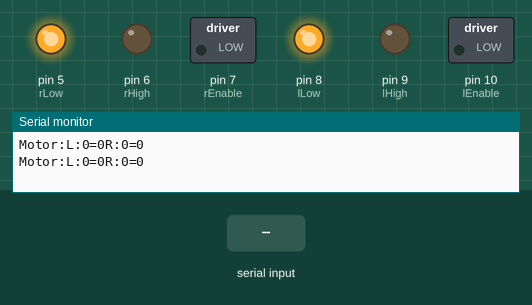
A sketch run on a simulated Arduino Uno, built with avr-gcc and run on an emulated ATmega328P. Shown: switched loads named in the sketch (green lamp = pin HIGH), output pins drawn as LEDs (lit = HIGH), the last lines printed to the serial monitor. The test bench sets the inputs (shaded band).

Above: at 1.5 s.
1.6 s: "C2|" received over Serial
At 4.2 s:
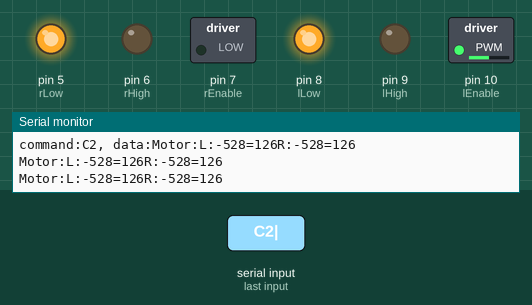
4.5 s: "C3|" received over Serial
At 6.3 s:
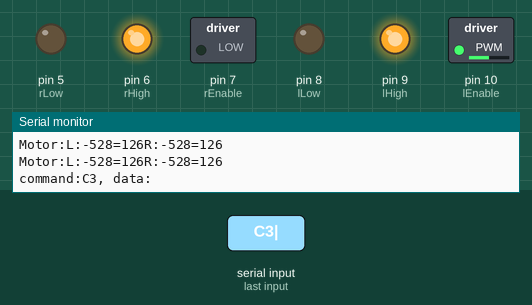
Timing chart, 0 to 7.8 s (numbered marks = the images above; inputs shaded):
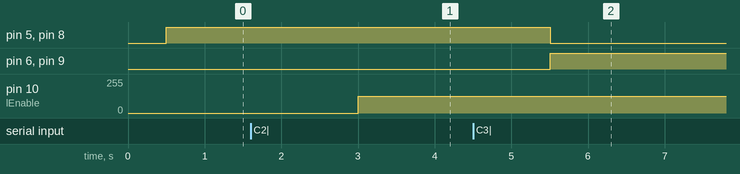

The sketch:

duo-motors.ino
```cpp
/*
* DUO MOTORs CONTROLLER
* Controller for two dc motors brushed.
*/

// Mapping PINs
const int lEnable = 10;
const int lHigh = 9;
const int lLow = 8;

const int rEnable = 7;
const int rHigh = 6;
const int rLow = 5;

//Global variables
int leftMotorParams [2] = {130, 255};
int rightMotorParams [2] = {130, 255};
int motion_direction = 0; //0 fw, 1 bk
int motion_left = 0;
int motion_right = 0;
byte serialData;

void setup() {
  Serial.begin(57600); //Baud
  pinMode(lEnable, OUTPUT);
  pinMode(lHigh, OUTPUT);
  pinMode(lLow, OUTPUT);
  pinMode(rEnable, OUTPUT);
  pinMode(rHigh, OUTPUT);
  pinMode(rLow, OUTPUT);
}

/*
* CALIBRATION METHODS
*/

// Calibrate left motor
void calibrateLeftMotor(int min, int max){
  leftMotorParams[0] = min;
  leftMotorParams[1] = max;
}

// Calibrate right motor
void calibrateRighttMotor(int min, int max){
  rightMotorParams[0] = min;
  rightMotorParams[1] = max;
}

// Apply linear calibration method
int applyLinearCal(int min, int max, int value){
  if(value == 0){
    return 0;
  }
  else if(value > 99){
    return 255;
  }
  else {
      int d = max - min;
      return round(min + ((value * d)/100));
  }
}

// Apply linear calibration to the left motor
int leftMotion(int value){
  return applyLinearCal(leftMotorParams[0], leftMotorParams[1], value);
}

// Apply linear calibration to right motor
int rightMotion(int value){
 return applyLinearCal(rightMotorParams[0], rightMotorParams[1], value);
}

/*
* MOTION CONTROLLERS
* set goFw(0,0) || goBk(0,0) to stop motion
* set goFw(100, 100) to have max thrust forward
* set goFw(50, 100) to curve left
* set goFw(100, 50) to curve right
*/

// Forward motion
void GoFw(int l, int r){
  digitalWrite(lHigh, LOW);
  digitalWrite(lLow, HIGH);
  analogWrite(lEnable, leftMotion(l));
  // analogWrite(lEnable, 255); max fw

  digitalWrite(rHigh, LOW);
  digitalWrite(rLow, HIGH);
  analogWrite(rEnable, rightMotion(r));
  //analogWrite(rEnable, 255); max fw

  logMotion(l, r, leftMotion(l), rightMotion(r));
}

// Backwards motion
void GoBk(int l, int r){
  digitalWrite(lHigh, HIGH);
  digitalWrite(lLow, LOW);
  analogWrite(lEnable,leftMotion(l));

  digitalWrite(rHigh, HIGH);
  digitalWrite(rLow, LOW);
  analogWrite(rEnable,rightMotion(r));
}

/**
* LOGGING METHODS
*/

void logMotion (int l, int r, int lSent, int rSent) {
  Serial.print("Motor:");
  Serial.print("L:");
  Serial.print(l);
  Serial.print("=");
  Serial.print(lSent);
  Serial.print("R:");
  Serial.print(r);
  Serial.print("=");
  Serial.print(rSent);
  Serial.println();
}


/**
* MAIN PROCESS
*/

void loop() {
  listenToSerial();
  if(motion_direction == 0){
     GoFw(motion_left, motion_right); //min 0 max 100
  } else {
     GoBk(motion_left, motion_right); //min 0 max 100
  }

}
```

serial-com.ino
```cpp
String cmd;
String data;


void listenToSerial(){

  delay(500);
  //Serial.println("Listening...");

  if(Serial.available() > 0 ){

    cmd = Serial.readStringUntil('|');
    data = Serial.readString();

    Serial.print("command:");
    Serial.print(cmd);
    Serial.print(", data:");
    Serial.print(data);

    // Get device Information
    // C0 |
    // command |
    if(cmd =="C0"){
      Serial.println("Version 0.0.1");
    }

    // Calibrate
    // C1 | lll LLL rrr RRR
    // command | left_min (3 digidt) left_max(3 digits) right_min (3 digits) right_max(3 digits))
    else if(cmd == "C1"){
        Serial.println("Calibrate");
        //todo: implement calibration
    }

    // Motion Forward
    // C2 | 11 11
    // command | left_motion(2 digits) right_motion(2digits)
    else if(cmd == "C2"){
      motion_direction = 0;
      motion_left  = char2int(data[0])*10 + char2int(data[1]);
      motion_right = char2int(data[2])*10 + char2int(data[3]);
    }

    // Motion Back
    // C3 | 11 11
    // command | left_motion(2 digits) right_motion(2digits)
    else if(cmd == "C3"){
      motion_direction = 1;
      motion_left  = char2int(data[0])*10 + char2int(data[1]);
      motion_right = char2int(data[2])*10 + char2int(data[3]);
    }

    // Stop
    // C4 |
    // command |
    else if(cmd == "C4"){
      motion_direction = 0;
      motion_left  = 0;
      motion_right = 0;
    }

  }
}

int char2int(char a){
  return (int)a - 48;
}
```

Measured:
- after the input at 1.6 s, pin 10 (lEnable): 0/255 → 126/255 after 1.4 s
- after the input at 4.5 s, pin 5 (rLow), pin 8 (lLow): HIGH → LOW after 1.0 s; pin 6 (rHigh), pin 9 (lHigh): LOW → HIGH after 1.0 s
